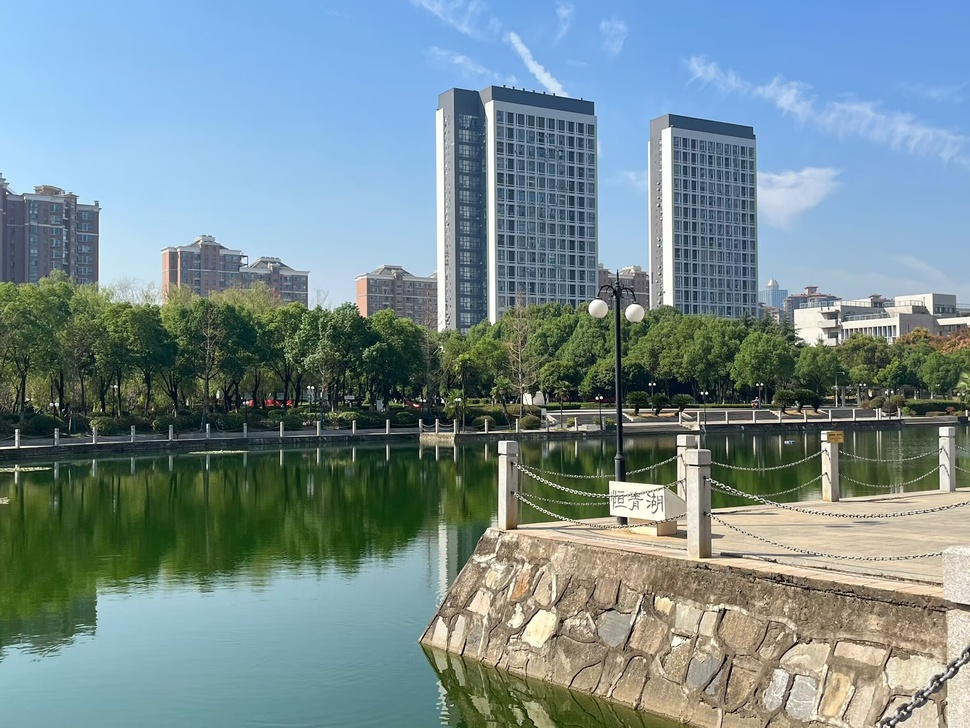
#> input picture 2.jpg, 970 x 728 px, shrunk from 2362 x 1772 before the run
$ python 'prewitt算子后阈值化.py'
#> lines starting #> are read from the running program, lines starting #| are printed output that depends on the picture; after the words box and inside, x2 and y2 are one past the last pixel; in counts of white or black regions, pixels touching at a corner belong together
import cv2
import numpy as np
import matplotlib.pyplot as plt

# 1. 读取灰度图像
image = cv2.imread("2.jpg", cv2.IMREAD_GRAYSCALE)
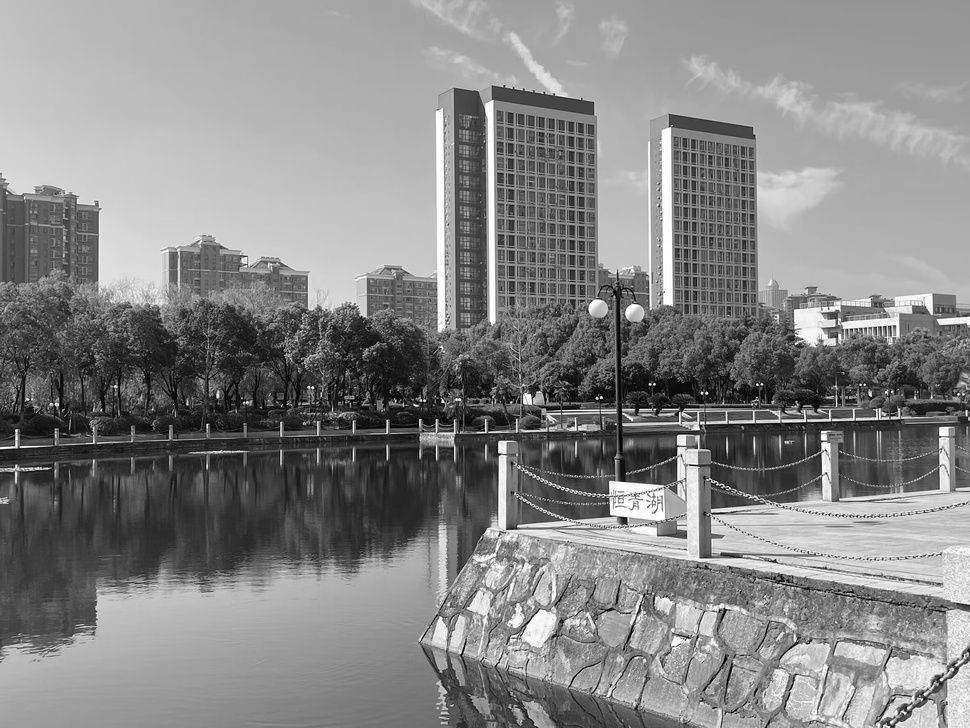
#> image: shape (728, 970); min 0, max 255, mean 134

# 2. 定义 Prewitt 水平和垂直算子
prewitt_x = np.array([[-1, 0, 1],
                      [-1, 0, 1],
                      [-1, 0, 1]])
prewitt_y = np.array([[ 1,  1,  1],
                      [ 0,  0,  0],
                      [-1, -1, -1]])

# 3. 进行卷积操作，计算水平和垂直梯度
gradient_x = cv2.filter2D(image, -1, prewitt_x)
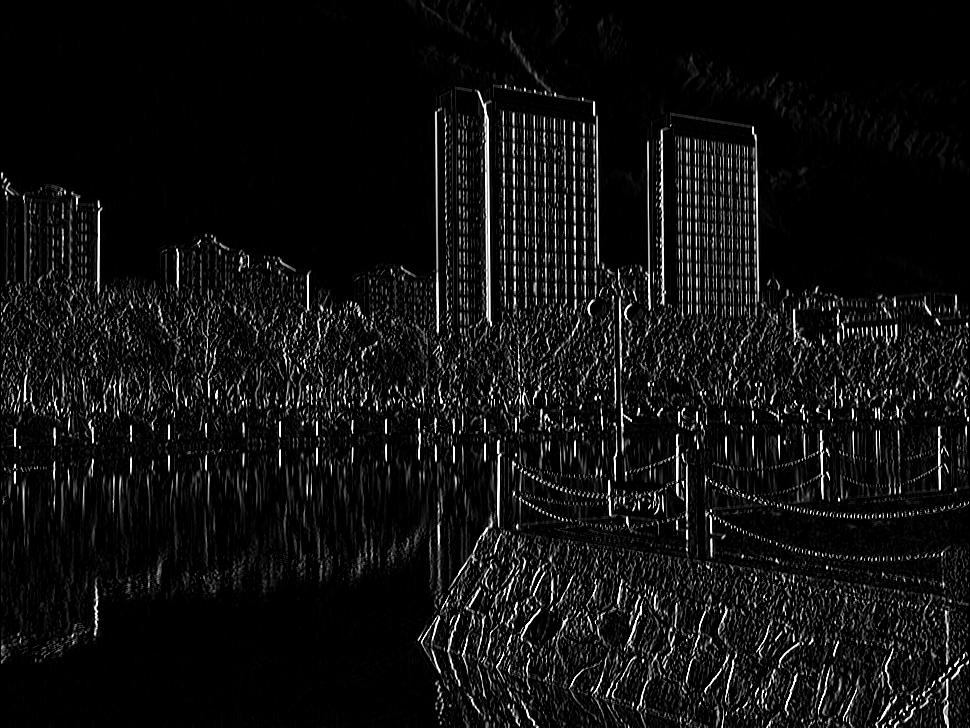
#> gradient_x: shape (728, 970); min 0, max 255, mean 16.5
gradient_y = cv2.filter2D(image, -1, prewitt_y)
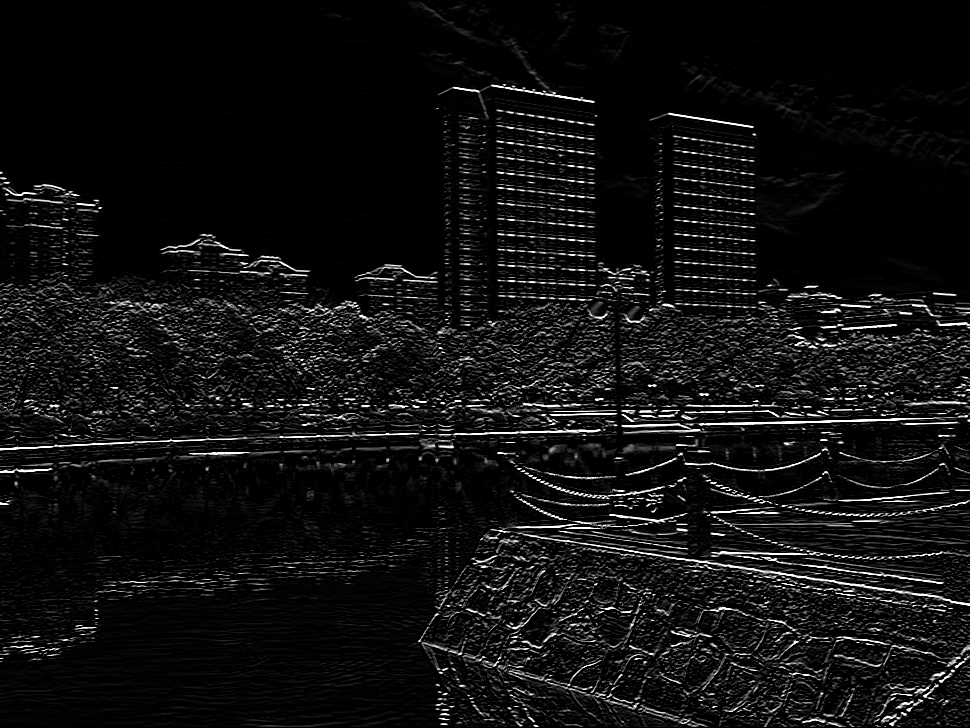
#> gradient_y: shape (728, 970); min 0, max 255, mean 16.6

# 4. 计算梯度幅值
gradient_magnitude = cv2.magnitude(gradient_x.astype(np.float32), gradient_y.astype(np.float32))
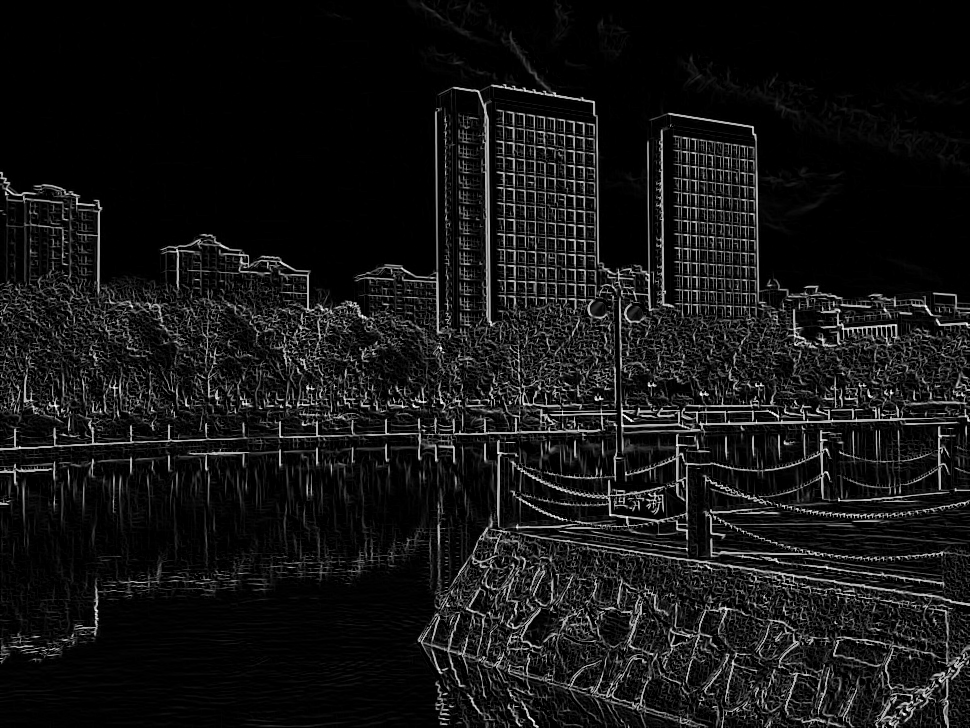
#> gradient_magnitude: shape (728, 970) float32; min 0, max 360.6, mean 30.2; drawn with min black and max white

# 5. 阈值化处理
_, thresholded = cv2.threshold(gradient_magnitude, 50, 255, cv2.THRESH_BINARY)
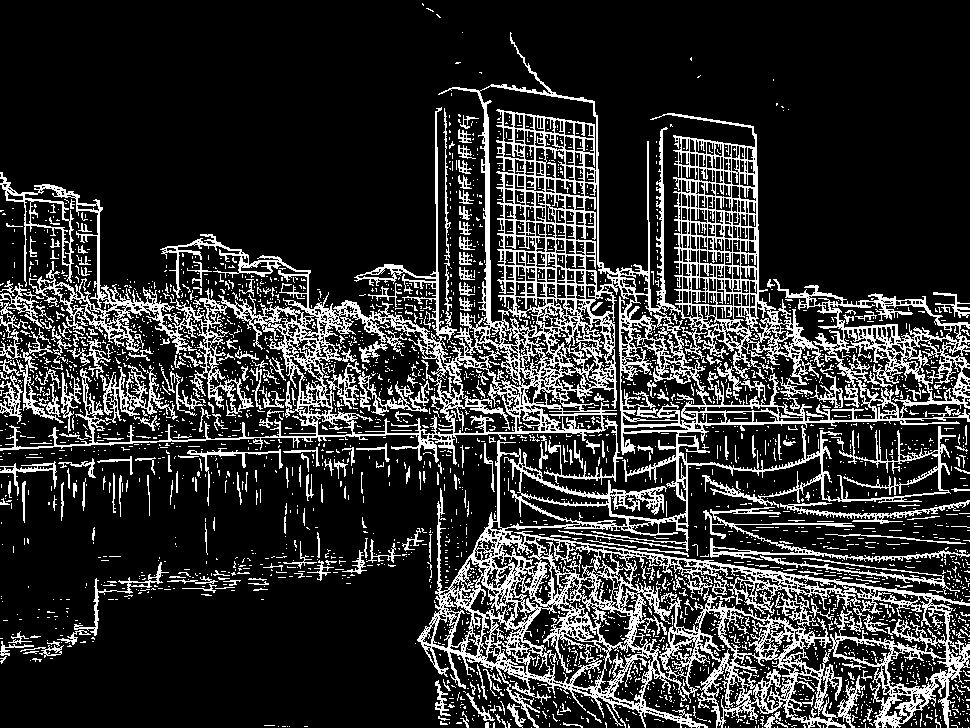
#> thresholded: shape (728, 970) float32; 19.3% white in thin lines or dots

# 6. 显示结果
plt.figure(figsize=(10, 6))
##plt.subplot(2, 3, 1), plt.title("Original Image"), plt.imshow(image, cmap="gray")
plt.subplot(2, 2, 1), plt.title("Prewitt X"), plt.imshow(gradient_x, cmap="gray")
plt.subplot(2, 2, 2), plt.title("Prewitt Y"), plt.imshow(gradient_y, cmap="gray")
plt.subplot(2, 2, 3), plt.title("Gradient Magnitude"), plt.imshow(gradient_magnitude, cmap="gray")
plt.subplot(2, 2, 4), plt.title("Thresholded"), plt.imshow(thresholded, cmap="gray")
plt.tight_layout()
plt.show()

$ run again, with 1.jpg copied over 2.jpg
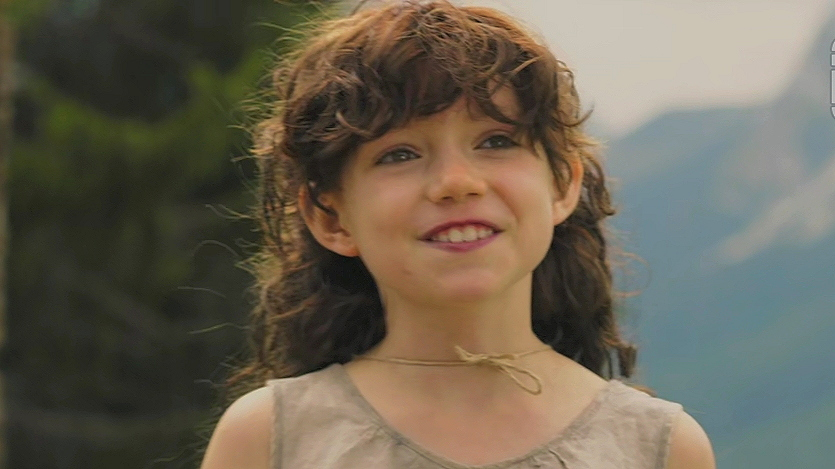
#> input picture 1.jpg, 835 x 469 px
#> `image = cv2.imread("2.jpg", cv2.IMREAD_GRAYSCALE)`:
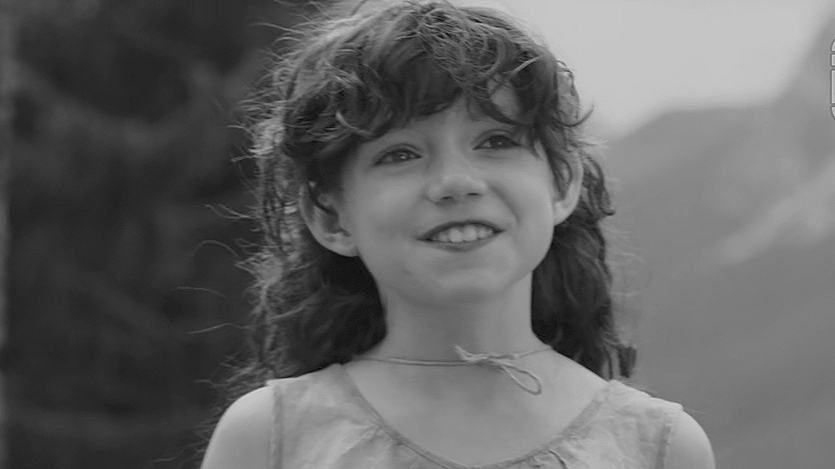
#> image: shape (469, 835); min 5, max 217, mean 99.6
#> `_, thresholded = cv2.threshold(gradient_magnitude, 50, 255, cv2.THRESH..`:
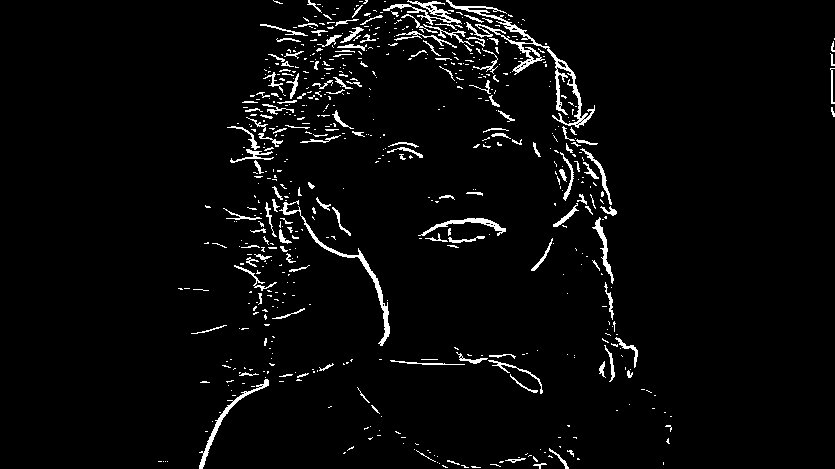
#> thresholded: shape (469, 835) float32; 3.6% white in thin lines or dots, all inside (x1, y1, x2, y2) = (158, 0, 835, 469)

$ run again, with 3.png saved as 2.jpg
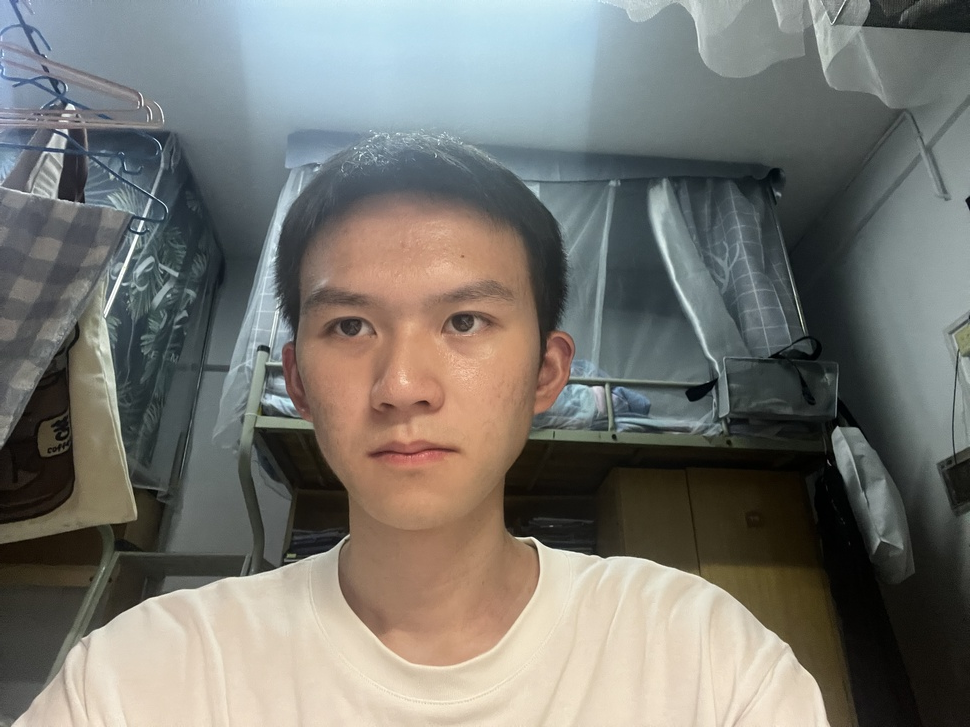
#> input picture 3.png, 970 x 727 px, shrunk from 4032 x 3024 before the run
#> `image = cv2.imread("2.jpg", cv2.IMREAD_GRAYSCALE)`:
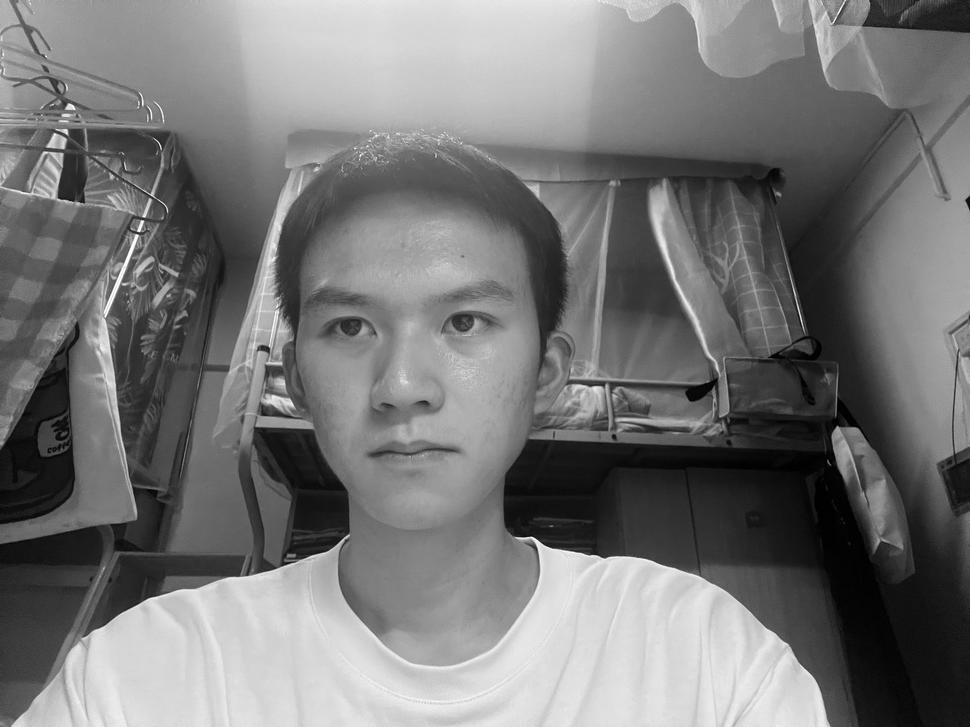
#> image: shape (727, 970); min 0, max 255, mean 118.6
#> `_, thresholded = cv2.threshold(gradient_magnitude, 50, 255, cv2.THRESH..`:
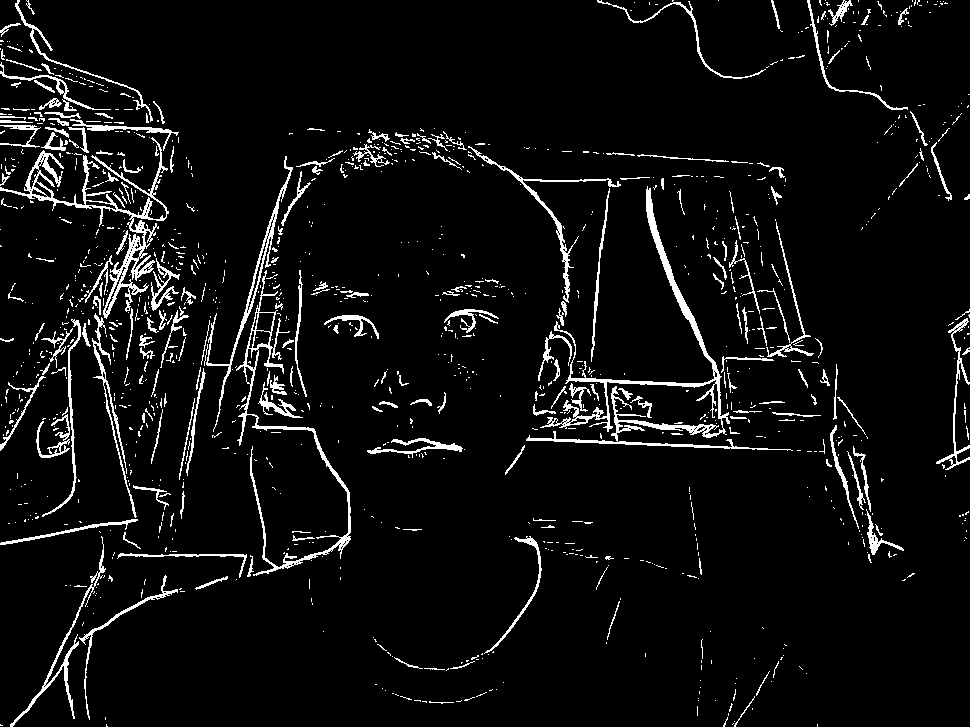
#> thresholded: shape (727, 970) float32; 5.6% white in thin lines or dots
